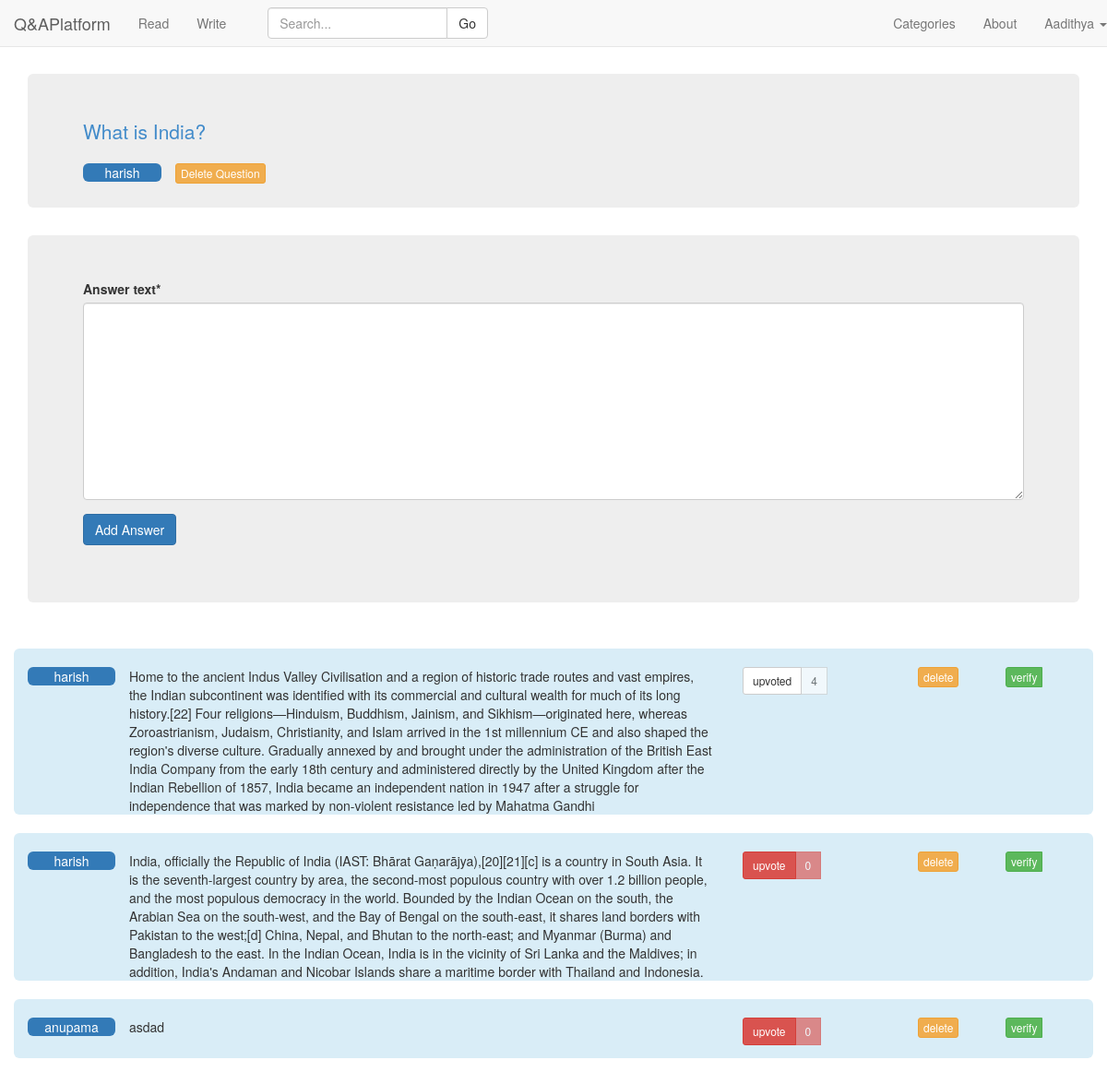
The app's page /write/1 (signed in) with its own data.
### QA/models.py (models this page shows, shortened)
class Question(models.Model):
	question_text = models.TextField(blank=False,null=True)
	follow = models.IntegerField(default=0)
	author = models.ForeignKey(Customuser)
	upload = models.FileField(upload_to='uploads/%Y/%m/%d/',blank=True,null=True) #if null is true then NULL is set if no value
	timestamp = models.DateTimeField(auto_now_add=True, auto_now=False)# but in forms, set blank=True,form can be left.
	updated = models.DateTimeField(auto_now_add=False, auto_now=True)
	category1 = models.ForeignKey(Categories,blank=True,null=True,related_name='category1')
	category2 = models.ForeignKey(Categories,blank=True,null=True,related_name='category2')
	category3 = models.ForeignKey(Categories,blank=True,null=True,related_name='category3')
	category4 = models.ForeignKey(Categories,blank=True,null=True,related_name='category4')
	class Meta:
		ordering = ['follow','-timestamp']

class Answer(models.Model):
	answer_text = models.TextField(blank=False,null=True)
	timestamp = models.DateTimeField(auto_now_add=True, auto_now=False)
	question = models.ForeignKey(Question)
	author = models.ForeignKey(Customuser)
	upvotes = models.IntegerField(default=0)
	faculty_upvote = models.IntegerField(default=0)
	verify = models.BooleanField(default=False)

### QA/views.py (the view)
# urls.py: url(r'^write/(?P<question_id>[0-9]*)$',QA.views.detail ,name='question_id'), ##
@login_required
def detail(request, question_id):
	if request.user.is_superuser:
		return HttpResponseRedirect('/report')
	answer = Answer.objects.filter(question = question_id)
	ques = Question.objects.get(pk=question_id)
	question = Question.objects.filter(pk=question_id) #list obtained for iteration in template
	current_users_upvoted_content = Upvote.objects.filter(upvoted_user=request.user)
	current_users_upvoted_answers = []
	for i in current_users_upvoted_content:
		current_users_upvoted_answers.append(i.answer)
	title = "Question is "
	author = Customuser.objects.get(username=request.user.username)
	if request.method == 'POST' and (request.POST.get("submit","") == "upvote" or request.POST.get("submit","") == "upvoted"):
		answer_id = request.POST.get("answer_id","")
		answer = Answer.objects.get(pk=answer_id)
		User = request.user
		if Upvote.objects.filter(upvoted_user=User,answer=answer).exists():
			up = Upvote.objects.get(upvoted_user=User,answer=answer)
			up.delete()
			answer.upvotes-=1
			if request.user.is_staff:
				answer.faculty_upvote-=1
			answer.save()
		else:
			vote = Upvote(upvoted_user=User,answer=answer,question=answer.question)
			answer.upvotes+=1
			if request.user.is_staff:
				answer.faculty_upvote+=1
			answer.save()
			vote.save()
		return HttpResponseRedirect('/write/%s' % str(question_id))
	if request.user.is_authenticated:
		if request.method == 'POST' and request.POST.get("submit","") == "delete":
			answer_id = request.POST.get("answer_id","")
			answer = Answer.objects.get(pk=answer_id)
			if request.user.is_staff or request.user.username==answer.author.username:
				answer.delete()
			return HttpResponseRedirect('/write/%s' % str(question_id))
		if request.method == 'POST' and request.POST.get("submit","") == "Delete Question":
			question_id = request.POST.get("question_id","")
			print question_id
			question = Question.objects.get(pk=question_id)
			if request.user.is_staff or request.user.username==question.author.username:
				question.delete()
			return HttpResponseRedirect('/write/')
	if request.method == 'POST' and request.POST.get("submit","") == "Add Answer":
		form = add_Answer_Form(data=request.POST)
		if form.is_valid():
			ans = Answer(answer_text=form.clean_text(),question=ques,author=author)
			ans.save()
			return HttpResponseRedirect('/write/%s' % str(question_id))
	elif request.method == 'POST' and (request.POST.get("submit","") == "verify" or request.POST.get("submit","") == "verified") :
		if request.user.is_authenticated() and request.user.is_staff:
			answer_id = request.POST.get("answer_id","")
			ans = Answer.objects.get(pk=answer_id)
			if ans.verify == False:
				ans.verify = True
			else:
				ans.verify = False
			ans.save()
			form = add_Answer_Form()
			return render(request, 'staff_detail.html', {"template_title":title,"answer":answer,
			'form':form,'question': question,'check_upvoted_already': current_users_upvoted_answers })
	if request.user.is_authenticated():
		if request.user.is_staff:
			form = add_Answer_Form()
			return render(request, 'staff_detail.html', {"template_title":title,"answer":answer,
			'form':form,'question': question,'check_upvoted_already': current_users_upvoted_answers })
	form = add_Answer_Form()
	return render(request, 'detail.html', {"template_title":title,"answer":answer,
			'form':form,'question': question,'check_upvoted_already': current_users_upvoted_answers })

### QA/forms.py (shortened to what this page needs)
class add_Answer_Form(forms.ModelForm):
	class Meta:
		model = Answer
		fields = ['answer_text']

### QA/models.py (called while the page is built)
	def __str__(self):
		return self.username

### QA/templates/staff_detail.html (shortened to what this page needs)
{% extends 'base.html' %}
{% load crispy_forms_tags %}
{% block question_container %}
{% for i in question %}
<div class="container">
  <div class="jumbotron">
    <a class="lead" href="{{i.pk}}">{{i.question_text}}</a><br>
      <br>
    <div class="col-md-1 bg-primary img-rounded text-center">
      {{i.author}}
    </div>
    <div class="col-md-1 ">
      <form method='POST' onsubmit="return confirm('Do you really want to delete this Question?\n It will remove all its answers.');" action=''>
        <input class="btn btn-xs btn-warning" name='submit' type='submit' value='Delete Question'></input>
      </form>
    </div>
  </div>
</div>
{% endfor %}
{% endblock %}
{% block login %}
<div class="col-md-12 ">
  <form method='POST' action=''>
		{{ form | crispy }}
		<input class='btn btn-primary' name='submit'type='submit' value='Add Answer'/>
  </form>
</div>
{% endblock %}
{% block answer_container %}
{% for i in answer %}
<br>
<div class="container img-rounded bg-info">
<br>
		<div class="col-md-1 bg-primary img-rounded text-center">
			{{i.author}}
    </div>
			<div class="col-md-7 ">
			{{i.answer_text}}
 			</div>
         <div class="col-md-2 ">
 			  <form method='POST' action=''>
 		{% if i in check_upvoted_already  %}
 		<div class="btn-group" role="group" >
  		<input type="submit" name='submit' class="btn btn-default btn-sm " value='upvoted'/>
  		<button type="button" class="btn btn-default btn-sm disabled ">{{i.upvotes}}</button>
  		</div>
 		{% else %}
 		<div class="btn-group" role="group" >
        <button class='btn btn-danger btn-sm' name='submit' type='submit' value='upvote'>upvote</button>
        <button class="btn btn-danger btn-sm disabled">{{i.upvotes}}</button>
    </div>
        {% endif %}
    </form>
</div>
<div class="col-md-1 ">
<form method='POST' onsubmit="return confirm('Do you really want to delete the answer?');" action=''>
<input class="btn btn-xs btn-warning" name='submit' type='submit' value='delete'></input>
</form>
</div>
<div class="col-md-1 ">
<form method='POST' action=''>
<div class="btn-group">
  {% if not i.verify %}
  <input class="btn btn-xs btn-success" name='submit' type='submit' value='verify' ></input>
  {% else %}
  <input class="btn btn-xs btn-success " name='submit' type='submit' value='verified' ></input>
  {% endif %}
  </div>
</form>
    </div>
</div>
{% endfor %}
{% endblock %}

### QA/templates/navbar.html (shortened to what this page needs)
<nav class="navbar navbar-default navbar-fixed-top" role="navigation">
  <div class="navbar-header">
   <a class="navbar-brand" href="{% url 'home' %}">Q&amp;APlatform</a>
  </div>
{% if user.is_authenticated %}
{% if user.is_superuser %}
  <div class="collapse navbar-collapse" id="bs-example-navbar-collapse-1">
    <ul class="nav navbar-nav">
      <li><a href="{% url 'report' %}">Report</a></li>
    </ul>
    <ul class="nav navbar-nav navbar-right">
      <li><a href="{% url 'about' %}">About</a></li>
      <li class="dropdown">
        <a href="#" class="dropdown-toggle" data-toggle="dropdown">{{request.user.username}} <b class="caret"></b></a>
        <ul class="dropdown-menu">
          <li><a href="/admin">Settings</a></li>
          <li class="divider"></li>
          <li><a href="/admin/logout">Log Out</a></li>
        </ul>
      </li>
    </ul>
  </div>
{% else %}
 <div class="collapse navbar-collapse" id="bs-example-navbar-collapse-1">
   <ul class="nav navbar-nav">
     <li><a href="{% url 'read' %}">Read</a></li>
     <li><a href="{% url 'write' %}">Write</a></li>
   </ul>
   <div class="col-sm-3 col-md-3">
       <form class="navbar-form" type="get" action="{% url 'search' %}" >
       <div class="input-group">
           <input id="search_box" type="text" name="search_box"  placeholder="Search..." class="form-control" >
           <div class="input-group-btn">
               <button id="search_submit" class="btn btn-default" type="submit">Go</button>
           </div>
       </div>
       </form>
   </div>
   <ul class="nav navbar-nav navbar-right">
     <li><a href="/categories">Categories</a></li>
     <li><a href="{% url 'about' %}">About</a></li>
     <li class="dropdown">
       <a href="#" class="dropdown-toggle" data-toggle="dropdown">{{request.user.first_name}} <b class="caret"></b></a>
     </li>
   </ul>
 </div>
 {% endif %}
{% else %}
  <div class="collapse navbar-collapse" id="bs-example-navbar-collapse-1">
    <ul class="nav navbar-nav navbar-right">
      <li><a href="{% url 'about' %}">About</a></li>
    </ul>
  </div>
{% endif %}
</nav>

### static/our_static/css/navbar-static-top.css (style rules this page uses)
body { min-height: 2000px; }

### records on screen
Question: question_text "What is India?", author "harish"
Answer: author "harish", answer_text "Home to the ancient Indus Valley Civilisation and a region of historic trade routes and vast empires, the Indian subcontinent was identified with its commercial and cultural wealth for much of its long history.[22] Four religions—Hinduism, Buddhism, Jainism, and Sikhism—originated here, whereas Zoroastrianism, Judaism, Christianity, and Islam arrived in the 1st millennium CE and also shaped the region's diverse culture. Gradually annexed by and brought under the administration of the British East India Company from the early 18th century and administered directly by the United Kingdom after the Indian Rebellion of 1857, India became an independent nation in 1947 after a struggle for…", upvotes "4"
Answer: author "harish", answer_text "India, officially the Republic of India (IAST: Bhārat Gaṇarājya),[20][21][c] is a country in South Asia. It is the seventh-largest country by area, the second-most populous country with over 1.2 billion people, and the most populous democracy in the world. Bounded by the Indian Ocean on the south, the Arabian Sea on the south-west, and the Bay of Bengal on the south-east, it shares land borders with Pakistan to the west;[d] China, Nepal, and Bhutan to the north-east; and Myanmar (Burma) and Bangladesh to the east. In the Indian Ocean, India is in the vicinity of Sri Lanka and the Maldives; in addition, India's Andaman and Nicobar Islands share a maritime border with Thailand and Indonesia.", upvotes "0"
Answer: author "anupama", answer_text "asdad", upvotes "0"

### other values on screen
{{ request.user.first_name }} "Aadithya"
